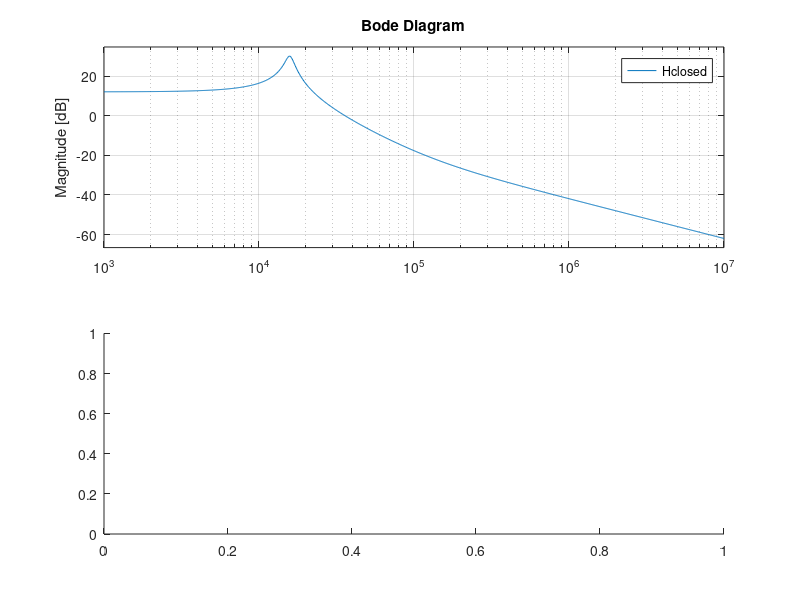

Write MATLAB code to recreate this figure. (Note: this script raises an error after producing the figure.)
%one zero and two pole system damping factor 0f 0.5 natural resonant frequency
%doesnt depend on R,although with increasing R the zero shifts to the right
Ip=0.001;
Kpd=Ip/(2*pi);
Kvco=200*pi;
R=8*10^4;
C=10^(-10);
M=4;
K=Kpd*Kvco/C;
Tref=50*10^-9;
Hopen=tf([Kpd*Kvco*R*C Kpd*Kvco],[C 0 0]);
Hclosed=tf([Kpd*Kvco*R Kpd*Kvco/C],[1 Kpd*Kvco*R/M Kpd*Kvco/(M*C)]);
Hnoise=tf([1 0 0],[1 K*R*C K]);

#step(Hclosed,.0001);
hold on ;
#ramp(Hclosed,0.2,"r");
bode(Hclosed);
[mag,phase,w]=bode(Hclosed,{1000,10000000});
[mag2,phase,w]=bode(Hnoise,{1000,10000000});
psd_in=0.01;
psd_out=psd_in.*(mag.^2);
P_rms=sum(psd_out);
A_rms=sqrt(P_rms);
A_rms_t=Tref*A_rms/(2*pi);
plot(log10(w),20*log(mag));
hold on;
plot(log10(w),20*log(mag2));

